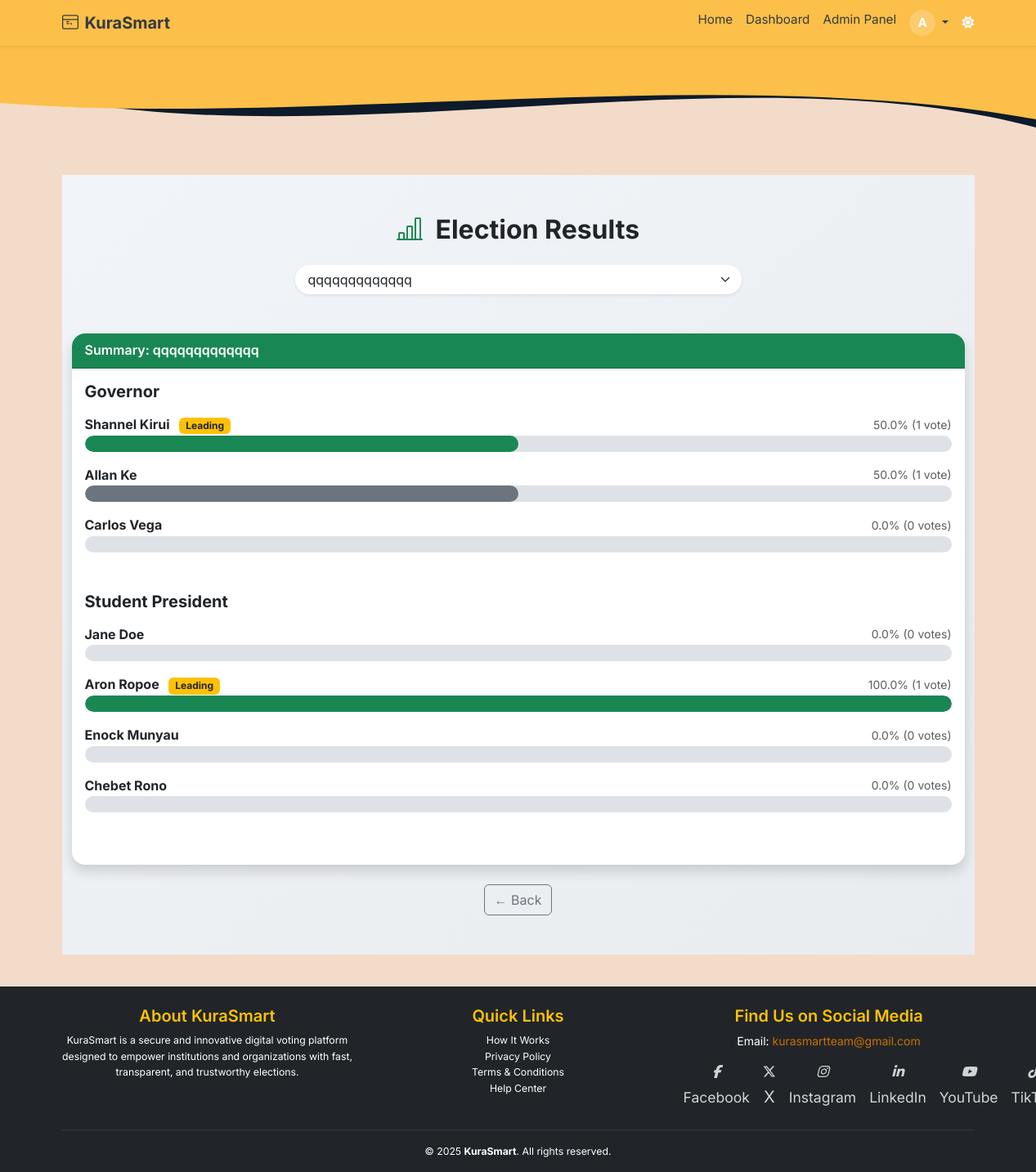
The app's page /admin/election-results (signed in) with its own data.
### app/models.py (models this page shows, shortened)
class User(db.Model, UserMixin):
    __tablename__ = 'users'
    id = db.Column(db.Integer, primary_key=True)
    email = db.Column(db.String(120), unique=True, nullable=False, index=True)
    full_name = db.Column(db.String(120), nullable=False)
    username = db.Column(db.String(80), unique=True, nullable=True)
    id_number = db.Column(db.String(20), unique=True, nullable=True)
    password_hash = db.Column(db.String(128), nullable=False)
    voting_type = db.Column(db.String(10), nullable=False, default="informal")
    national_id = db.Column(db.String(20), unique=True, nullable=True)
    dob = db.Column(db.Date, nullable=True)
    gender = db.Column(db.String(10), nullable=True)
    county = db.Column(db.String(100), nullable=True)
    sub_county = db.Column(db.String(100), nullable=True)
    division = db.Column(db.String(100), nullable=True)
    location = db.Column(db.String(100), nullable=True)
    sub_location = db.Column(db.String(100), nullable=True)
    profile_image = db.Column(db.String(255), nullable=True, default='profile_images/default-profile.png')
    is_verified = db.Column(db.Boolean, default=False, index=True)
    is_superadmin = db.Column(db.Boolean, default=False)
    role = db.Column(db.Enum(UserRole), default=UserRole.voter, nullable=False, index=True)
    created_at = db.Column(db.DateTime, default=datetime.utcnow)
    candidates = db.relationship('Candidate', back_populates='user', lazy='dynamic')
    verification_requests = db.relationship('VerificationRequest', back_populates='user', lazy='dynamic')
    votes = db.relationship('Vote', back_populates='voter', lazy='dynamic')

class Election(db.Model):
    __tablename__ = 'election'
    id = db.Column(db.Integer, primary_key=True)
    title = db.Column(db.String(255), nullable=False)
    description = db.Column(db.Text)
    start_date = db.Column(db.DateTime(timezone=True), nullable=False)
    end_date = db.Column(db.DateTime(timezone=True), nullable=False)
    is_active = db.Column(db.Boolean, default=True)
    status = db.Column(db.Enum(ElectionStatusEnum), nullable=False, default=ElectionStatusEnum.INACTIVE)
    created_at = db.Column(db.DateTime(timezone=True), default=lambda: datetime.now(ZoneInfo("UTC")))
    updated_at = db.Column(db.DateTime(timezone=True), onupdate=lambda: datetime.now(ZoneInfo("UTC")))
    deactivated_by = db.Column(db.Integer, db.ForeignKey('users.id'))
    candidates = db.relationship('Candidate', back_populates='election', lazy='select')
    positions = db.relationship('Position', back_populates='election', lazy='select', cascade="all, delete-orphan")
    votes = db.relationship('Vote', back_populates='election', lazy='select')

class Position(db.Model):
    __tablename__ = 'position'
    id = db.Column(db.Integer, primary_key=True)
    election_id = db.Column(db.Integer, db.ForeignKey('election.id', ondelete='CASCADE'), nullable=False)
    name = db.Column(db.String(100), nullable=False)
    created_at = db.Column(db.DateTime(timezone=True), default=datetime.utcnow, nullable=False)
    election = db.relationship('Election', back_populates='positions')
    candidates = db.relationship('Candidate', back_populates='position_rel', lazy='selectin', cascade="all, delete-orphan")
    votes = db.relationship('Vote', back_populates='position', lazy='dynamic', cascade="all, delete-orphan")

class Candidate(db.Model):
    __tablename__ = 'candidate'
    id = db.Column(db.Integer, primary_key=True)
    user_id = db.Column(db.Integer, db.ForeignKey('users.id'), nullable=False)
    election_id = db.Column(db.Integer, db.ForeignKey('election.id'), nullable=False)
    position_id = db.Column(db.Integer, db.ForeignKey('position.id'), nullable=False)
    full_name = db.Column(db.String(100), nullable=False)
    profile_photo = db.Column(db.String(255))
    party_name = db.Column(db.String(100))
    position = db.Column(db.String(100), nullable=True)
    description = db.Column(db.Text)
    manifesto = db.Column(db.Text)
    approved = db.Column(db.Boolean, default=False)
    created_at = db.Column(db.DateTime, default=datetime.utcnow)
    user = db.relationship('User', back_populates='candidates')
    election = db.relationship('Election', back_populates='candidates')
    position_rel = db.relationship('Position', back_populates='candidates')
    votes = db.relationship('Vote', back_populates='candidate', lazy='dynamic')

### app/routes/web_auth.py (the view)
@admin_web_bp.route('/election-results')
@login_required
def election_results():
    try:
        elections = Election.query.order_by(Election.title).all()
        if not elections:
            flash("No elections available.", "warning")
            return redirect(url_for("admin_web.manage_elections"))
        election_id = request.args.get("election_id", type=int)
        selected = (
            Election.query.options(
                joinedload(Election.positions).joinedload(Position.candidates)
            )
            .filter_by(id=election_id)
            .first() if election_id else elections[0]
        )
        if not selected:
            flash("Selected election not found.", "danger")
            return redirect(url_for("admin_web.election_results"))
        votes = Vote.query.filter_by(election_id=selected.id).all()
        vote_counts = defaultdict(int)
        for vote in votes:
            vote_counts[vote.candidate_id] += 1
        for position in selected.positions:
            for candidate in position.candidates:
                candidate._vote_count = vote_counts.get(candidate.id, 0)
                candidate.vote_count = lambda c=candidate: c._vote_count  # Bind vote_count method
            position.total_votes = lambda pos=position: sum(c._vote_count for c in pos.candidates)
            position.leading_candidate = lambda pos=position: max(pos.candidates, key=lambda c: c._vote_count, default=None)
        return render_template(
            'admin/election_results.html',
            elections=elections,
            selected_election=selected
        )
    except Exception as e:
        flash(f"Error fetching election results: {e}", "danger")
        return redirect(url_for("admin_web.manage_elections"))

### app/templates/admin/election_results.html (shortened to what this page needs)
{% extends "base.html" %}
{% block content %}
<div class="admin-dashboard-background py-5">
  <div class="container" data-aos="fade-up">
    <h2 class="mb-4 fw-bold text-center">
      <i class="bi bi-bar-chart-line me-2 text-success"></i> Election Results
    </h2>
    <form method="GET" class="mb-5 text-center" data-aos="zoom-in">
      <div class="input-group w-50 mx-auto shadow-sm rounded-pill overflow-hidden">
        <select class="form-select border-0 ps-3" name="election_id" onchange="this.form.submit()" required>
          {% for election in elections %}
            <option value="{{ election.id }}" {% if election.id == selected_election.id %}selected{% endif %}>
              {{ election.title }}
            </option>
          {% endfor %}
        </select>
      </div>
    </form>
    {% if selected_election %}
    <div class="card shadow border-0 rounded-4 mb-4" data-aos="fade-up" data-aos-delay="100">
      <div class="card-header bg-success text-white fw-semibold rounded-top-4">
        Summary: {{ selected_election.title }}
      </div>
      <div class="card-body">
        {% if not selected_election.positions %}
          <p class="text-center text-muted">No positions or candidates found for this election.</p>
        {% else %}
          {% for position in selected_election.positions %}
            <div class="mb-5" data-aos="fade-up" data-aos-delay="{{ loop.index * 100 }}">
              <h5 class="mb-3 fw-bold">{{ position.name }}</h5>
              {% set total_votes = position.total_votes() %}
              {% set leading_candidate = position.leading_candidate() %}
              {% if position.candidates %}
                {% for candidate in position.candidates %}
                  {% set count = candidate.vote_count() %}
                  {% set percent = (count / total_votes * 100) if total_votes else 0 %}
                  <div class="mb-3">
                    <div class="d-flex justify-content-between align-items-center">
                      <strong class="text-dark">
                        {{ candidate.full_name }}
                        {% if leading_candidate and candidate.id == leading_candidate.id and total_votes > 0 %}
                          <span class="badge bg-warning text-dark ms-2">Leading</span>
                        {% endif %}
                      </strong>
                      <span class="text-muted small">
                        {{ percent | round(1) }}% ({{ count }} vote{{ 's' if count != 1 else '' }})
                      </span>
                    </div>
                    <div class="progress">
                      <div class="progress-bar
                          {% if candidate.id == leading_candidate.id and total_votes > 0 %}
                            bg-success
                          {% else %}
                            bg-secondary
                          {% endif %}"
                        role="progressbar"
                        style="width: {{ percent | round(1) }}%"
                        aria-valuenow="{{ percent | round(1) }}" aria-valuemin="0" aria-valuemax="100">
                      </div>
                    </div>
                  </div>
                {% endfor %}
              {% else %}
                <p class="text-muted">No candidates for this position.</p>
              {% endif %}
            </div>
          {% endfor %}
        {% endif %}
      </div>
    </div>
    {% endif %}
    <div class="text-center mt-4">
      <a href="{{ request.referrer or url_for('dashboard.dashboard_home') }}" class="btn btn-outline-secondary">
        ← Back
      </a>
    </div>
  </div>
</div>
{% endblock %}

### app/templates/base.html (shortened to what this page needs)
<!DOCTYPE html>
<html lang="en" data-bs-theme="auto">
<head>
  <link rel="stylesheet" href="https://cdn.jsdelivr.net/npm/bootstrap@5.3.3/dist/css/bootstrap.min.css">
  <link rel="stylesheet" href="https://cdnjs.cloudflare.com/ajax/libs/font-awesome/6.5.0/css/all.min.css"/>
  <link rel="stylesheet" href="https://cdn.jsdelivr.net/npm/aos@2.3.4/dist/aos.css">
  <link rel="stylesheet" href="https://cdn.jsdelivr.net/npm/bootstrap-icons@1.10.5/font/bootstrap-icons.css">
  <link rel="stylesheet" href="{{ url_for('static', filename='styles.css') }}">
</head>
<body class="text-dark d-flex flex-column min-vh-100">
  <nav class="navbar navbar-expand-lg sticky-top shadow-sm" style="background-color: #fcbf49;">
    <div class="container">
      <a class="navbar-brand fw-bold d-flex align-items-center gap-2" href="{{ url_for('main.index') }}">
        KuraSmart
      </a>
      <div class="collapse navbar-collapse" id="navCollapse">
        <ul class="navbar-nav ms-auto mb-2 mb-lg-0">
          <li class="nav-item">
            <a class="nav-link {% if request.endpoint == 'main.index' %}active{% endif %}" href="{{ url_for('main.index') }}">Home</a>
          </li>
          {% if current_user.is_authenticated %}
            <li class="nav-item">
              <a class="nav-link {% if request.endpoint in ['admin_web.dashboard'] %}active{% endif %}" href="{{ url_for('admin_web.dashboard') }}">
                Dashboard
              </a>
            </li>
            {% if current_user.is_super_admin or current_user.role == 'admin' %}
              <li class="nav-item">
                <a class="nav-link {% if request.endpoint == 'admin_web.dashboard' %}active{% endif %}" href="{{ url_for('admin_web.dashboard') }}">
                  Admin Panel
                </a>
              </li>
            {% endif %}
            <li class="nav-item dropdown">
              <a class="nav-link dropdown-toggle" href="#" id="userMenu" role="button" data-bs-toggle="dropdown" aria-expanded="false">
                <div class="nav-profile-wrapper">
                  <div class="profile-initial bg10">
                    {{ current_user.full_name[0]|upper }}
                  </div>
                </div>
              </a>
            </li>
          {% endif %}
        </ul>
        <span id="theme-toggle" class="text-light ms-2" title="Toggle theme" style="cursor: pointer;">
          <i class="fas fa-moon"></i>
        </span>
      </div>
    </div>
  </nav>
  <div class="position-relative">
    <svg viewBox="0 0 500 150" preserveAspectRatio="none" class="w-100" style="height: 150px; display: block;">
      <path d="M0,50 C150,150 350,0 500,100 L500,0 L0,0 Z" style="fill: #0d1b2a;"></path>
      <path d="M0,70 C150,100 350,20 500,90 L500,0 L0,0 Z" style="fill: #fcbf49;"></path>
    </svg>
  </div>
  <main class="container py-2 flex-grow-1">
    {% block content %}{% endblock %}
  </main>
  <footer class="bg-dark text-white pt-4 pb-3 border-top shadow-sm">
  <div class="container">
    <div class="row g-4">
      <div class="col-md-4">
        <h5 class="text-warning">About KuraSmart</h5>
        <p class="small">
          KuraSmart is a secure and innovative digital voting platform designed to empower institutions and organizations with fast, transparent, and trustworthy elections.
        </p>
      </div>
      <div class="col-md-4">
        <h5 class="text-warning">Quick Links</h5>
        <ul class="list-unstyled small">
          <li><a href="#" data-bs-toggle="modal" data-bs-target="#howItWorksModal">How It Works</a></li>
          <li><a href="#" data-bs-toggle="modal" data-bs-target="#privacyModal">Privacy Policy</a></li>
          <li><a href="#" data-bs-toggle="modal" data-bs-target="#termsModal">Terms & Conditions</a></li>
          <li><a href="#" data-bs-toggle="modal" data-bs-target="#helpCenterModal">Help Center</a></li>
        </ul>
      </div>
      <div class="col-md-4">
        <h5 class="text-warning">Find Us on Social Media</h5>
        <p style="font-size: 14px; margin-bottom: 8px;">
          Email: <a href="mailto:support@kurasmart.com" style="color:#cc7000; text-decoration: none;">kurasmartteam@gmail.com</a>
        </p>
        <div class="social-icons d-flex gap-3" style="position: relative; left: 0px;">
          <a href="https://www.facebook.com/home.php" title="Facebook"><i class="fab fa-facebook-f fs-6" style="font-style: italic;"></i><span class="small">Facebook</span></a>
          <a href="https://x.com/?lang=en" title="Twitter"><i class="fa-brands fa-x-twitter fs-6"></i>X</a>
          <a href="https://www.instagram.com/#reactivated" title="Instagram"><i class="fab fa-instagram fs-6" style="font-style: italic;"></i><span class="small">Instagram</span></a>
          <a href="https://www.linkedin.com" title="LinkedIn"><i class="fab fa-linkedin-in fs-6" style="font-style: italic;"></i><span class="small">LinkedIn</span></a>
          <a href="https://www.youtube.com" title="YouTube"><i class="fab fa-youtube fs-6" style="font-style: italic;"></i><span class="small">YouTube</span></a>
          <a href="https://www.tiktok.com" title="TikTok"><i class="fab fa-tiktok fs-6" style="font-style: italic;"></i> <span class="small">TikTok</span></a>
        </div>
      </div>
    </div>
    <hr class="border-secondary mt-4">
    <div class="text-center small">
      &copy; 2025 <strong>KuraSmart</strong>. All rights reserved.
    </div>
  </div>
</footer>
</body>
</html>

### records on screen
User: full_name "A"
Election: title "qqqqqqqqqqqqq"
Position: name "Governor"
Candidate: full_name "Shannel Kirui", shows "Leading", percent "50.0", count "1"
Candidate: full_name "Allan Ke", percent "50.0", count "1"
Candidate: full_name "Carlos Vega", percent "0.0", approved "0", value "s"
Position: name "Student President"
Candidate: full_name "Jane Doe", percent "0.0", approved "0", value "s"
Candidate: full_name "Aron Ropoe", shows "Leading", percent "100.0", election "1"
Candidate: full_name "Enock Munyau", percent "0.0", approved "0", value "s"
Candidate: full_name "Chebet Rono", percent "0.0", approved "0", value "s"

### other values on screen
form field election_id "qqqqqqqqqqqqq"
